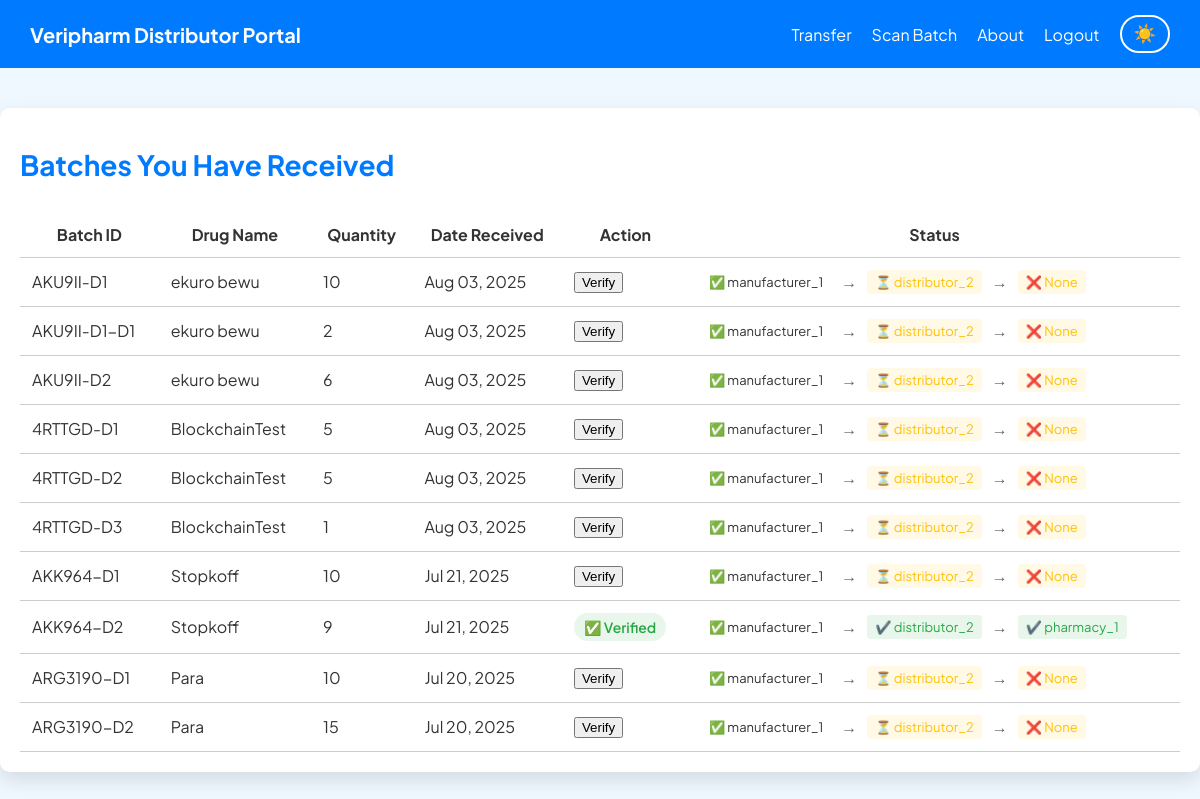
The page /distributor/dashboard/ (signed in) on the database as committed earlier.
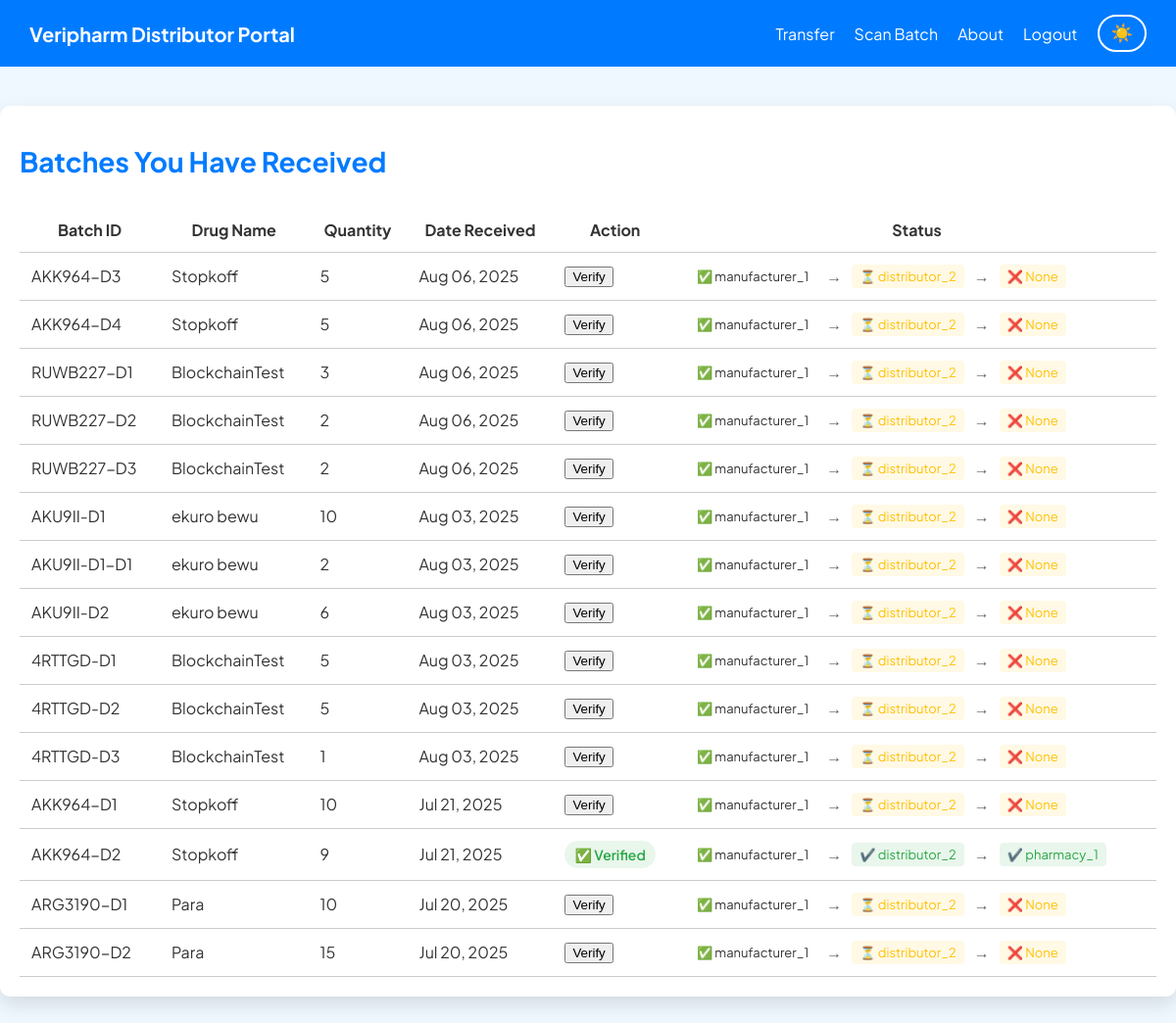
The same page on the database as committed later.
### manufacturer/models.py (models this page shows, shortened)
class BatchDistribution(models.Model):
    batch = models.ForeignKey(Batch, on_delete=models.CASCADE)
    distributor = models.ForeignKey(settings.AUTH_USER_MODEL, on_delete=models.CASCADE, limit_choices_to={'role': 'distributor'})
    quantity_sent = models.IntegerField()
    distribution_date = models.DateField(auto_now_add=True)
    verified = models.BooleanField(default=False)

class Batch(models.Model):
    batch_id = models.CharField(max_length=100)
    drug_name = models.CharField(max_length=100)
    drug_category = models.CharField(max_length = 100, default = "unknown")
    manufacturer = models.ForeignKey(settings.AUTH_USER_MODEL, on_delete=models.CASCADE)
    description = models.TextField(max_length=100)
    quantity = models.IntegerField(default=0)
    quantity_left = models.IntegerField(blank=True, null=True)
    manufacture_date = models.DateField()
    expiry_date = models.DateField()
    batch_qr_code = models.ImageField(upload_to='batch_codes/', blank=True, null=True)
    batch_qr_code_string = models.CharField(max_length=255,unique=True)
    parent_batch = models.ForeignKey('self', null=True, blank=True, on_delete=models.SET_NULL, related_name='sub_batches')

### accounts/models.py (models this page shows, shortened)
class CustomUser(AbstractBaseUser, PermissionsMixin):
    ROLE_CHOICES = [
        ('consumer', 'Consumer'),
        ('manufacturer', 'Manufacturer'),
        ('distributor', 'Distributor'),
        ('pharmacist', 'Pharmacist'),
        ('admin', 'Admin'),
    ]
    username = models.CharField(max_length=150, unique=True)
    full_name = models.CharField(max_length=100)
    role = models.CharField(max_length=20, choices=ROLE_CHOICES, default='consumer')
    is_active = models.BooleanField(default=True)
    is_staff = models.BooleanField(default=False)
    date_joined = models.DateTimeField(default=timezone.now)
    objects = CustomUserManager()
    USERNAME_FIELD = 'username'
    REQUIRED_FIELDS = ['full_name', 'role']

### distributor/models.py (models this page shows, shortened)
class PharmacyDistribution(models.Model):
    batch = models.ForeignKey(Batch, on_delete=models.CASCADE)
    distributor = models.ForeignKey(settings.AUTH_USER_MODEL, on_delete=models.CASCADE, limit_choices_to={'role': 'distributor'})
    pharmacy = models.ForeignKey(settings.AUTH_USER_MODEL, on_delete=models.CASCADE, related_name='pharmacy_distributions', limit_choices_to={'role': 'pharmacist'})
    quantity_sent = models.PositiveIntegerField()
    sent_date = models.DateTimeField(auto_now_add=True)
    verified = models.BooleanField(default=False)

### distributor/views.py (the view)
# urls.py: path('dashboard/', views.distributor_dashboard, name='dashboard'),
@login_required
@distributor_required
def distributor_dashboard(request):
    distributions = BatchDistribution.objects.filter(distributor=request.user).order_by('-distribution_date')
    pharmacy_map = {
        pd.batch.id: pd for pd in PharmacyDistribution.objects.filter(distributor=request.user).select_related('pharmacy')
    }
    context = {
        'distributions': distributions,
        'pharmacy_map': pharmacy_map,
    }
    return render(request, 'distributor/dashboard.html', context)

### distributor/templatetags/custom_filters.py (called while the page is built)
@register.filter
def dict_get(d, key):
    return d.get(key)

### distributor/templates/distributor/dashboard.html (shortened to what this page needs)
{% load custom_filters %}
<!DOCTYPE html>
<html lang="en">
<head>
</head>
<body>
  <header>
    <div class="header-title">Veripharm Distributor Portal</div>
    <nav class="header-controls" aria-label="Main navigation">
      <a href="{% url 'distributor:pass_to_pharmacy' %}" class="header-link">Transfer</a>
      <a href="{% url 'distributor:scan_camera' %}" class="header-link scan-btn" aria-label="Scan new batch">Scan Batch</a>
      <a href="{% url 'distributor:about' %}" class="header-link">About</a>
      <a href="{% url 'logout' %}" class="header-link">Logout</a>
      <button class="theme-toggle" onclick="toggleTheme()" aria-label="Toggle theme">☀️</button>
    </nav>
  </header>
  <main class="container">
    <h1>Batches You Have Received</h1>
    {% if distributions %}
    <div class="table-responsive">
      <table class="batch-table">
        <thead>
          <tr>
            <th>Batch ID</th>
            <th>Drug Name</th>
            <th>Quantity</th>
            <th>Date Received</th>
            <th>Action</th>
            <th>Status</th>
          </tr>
        </thead>
        <tbody>
          {% for dist in distributions %}
          <tr>
            <td>{{ dist.batch.batch_id }}</td>
            <td>{{ dist.batch.drug_name }}</td>
            <td>{{ dist.quantity_sent }}</td>
            <td>{{ dist.distribution_date|date:"M d, Y" }}</td>
            <td>
              {% if dist.verified %}
              <span class="status-badge verified" aria-label="Verified batch">✅ Verified</span>
              {% else %}
              <form method="post" action="{% url 'distributor:scan_camera' %}" class="verify-form">
                <button type="submit" class="verify-btn">Verify</button>
              </form>
              {% endif %}
            </td>
            <td>
              <div class="timeline">
                <span class="step manufacturer">✅ {{ dist.batch.manufacturer.username }}</span>
                <span class="arrow">→</span>
                <span class="step {% if dist.verified %}verified{% else %}pending{% endif %}">
                  {% if dist.verified %}✔️{% else %}⏳{% endif %} {{ dist.distributor.username }}
                </span>
                <span class="arrow">→</span>
                {% with pharmacy=pharmacy_map|default_if_none:''|dict_get:dist.batch.id %}
                <span class="step {% if pharmacy and pharmacy.verified %}verified{% else %}pending{% endif %}">
                  {% if pharmacy %}
                    {% if pharmacy.verified %}✔️ {{ pharmacy.pharmacy.username }}{% else %}⏳ {{ pharmacy.pharmacy.username }}{% endif %}
                  {% else %}❌ None{% endif %}
                </span>
                {% endwith %}
              </div>
            </td>
          </tr>
          {% endfor %}
        </tbody>
      </table>
    </div>
    {% else %}
    <div class="empty-state" role="status">You haven't received any batches yet.</div>
    {% endif %}
  </main>
</body>
</html>

### distributor/templates/distributor/dashboard.html (style rules this page uses)
:root { --primary-blue: #007BFF; --light-bg: #f0f8ff; --white: #ffffff; --gray: #666; --font: 'Plus Jakarta Sans', sans-serif; --success-green: #28a745; --warning-yellow: #ffc107; }
body { margin: 0; font-family: var(--font); background: var(--light-bg); color: #333; transition: background 0.5s, color 0.5s; position: relative; }
header { background: var(--primary-blue); color: white; padding: 15px 30px; display: flex; flex-wrap: wrap; justify-content: space-between; align-items: center; }
.header-title { font-size: 20px; font-weight: 700; }
.header-controls { display: flex; align-items: center; gap: 20px; flex-wrap: wrap; }
.header-link { color: white; text-decoration: none; font-size: 16px; position: relative; }
.header-link::after { content: ''; position: absolute; width: 0; height: 2px; bottom: -4px; left: 0; background-color: white; transition: width 0.3s ease; }
.theme-toggle { background: none; border: 2px solid white; color: white; border-radius: 20px; padding: 6px 12px; cursor: pointer; font-size: 18px; }
.container { max-width: 1200px; margin: 40px auto; padding: 20px; background: var(--white); border-radius: 10px; box-shadow: 0 8px 20px rgba(0,0,0,0.12); }
h1 { color: var(--primary-blue); margin-bottom: 30px; font-size: 28px; }
table.batch-table { width: 100%; border-collapse: collapse; }
table.batch-table th, table.batch-table td { padding: 12px; border-bottom: 1px solid #ccc; }
.status-badge { display: inline-block; padding: 5px 10px; border-radius: 20px; font-size: 14px; font-weight: 600; }
.verified { background-color: rgba(40,167,69,0.1); color: var(--success-green); }
.pending { background-color: rgba(255,193,7,0.1); color: var(--warning-yellow); }
.step { padding: 4px 8px; border-radius: 4px; font-size: 13px; }
.arrow { color: var(--gray); }
.timeline { display: flex; gap: 10px; align-items: center; }

Rows that differ between the two databases and show on the page:
added BatchDistribution: batch.batch_id "AKK964-D3", batch.drug_name "Stopkoff", quantity_sent "5", distribution_date "Aug 06, 2025", verified "Verify", batch.manufacturer.username "manufacturer_1", distributor.username "distributor_2", shows "❌ None"
added BatchDistribution: batch.batch_id "AKK964-D4", batch.drug_name "Stopkoff", quantity_sent "5", distribution_date "Aug 06, 2025", verified "Verify", batch.manufacturer.username "manufacturer_1", distributor.username "distributor_2", shows "❌ None"
added BatchDistribution: batch.batch_id "RUWB227-D1", batch.drug_name "BlockchainTest", quantity_sent "3", distribution_date "Aug 06, 2025", verified "Verify", batch.manufacturer.username "manufacturer_1", distributor.username "distributor_2", shows "❌ None"
added BatchDistribution: batch.batch_id "RUWB227-D2", batch.drug_name "BlockchainTest", quantity_sent "2", distribution_date "Aug 06, 2025", verified "Verify", batch.manufacturer.username "manufacturer_1", distributor.username "distributor_2", shows "❌ None"
added BatchDistribution: batch.batch_id "RUWB227-D3", batch.drug_name "BlockchainTest", quantity_sent "2", distribution_date "Aug 06, 2025", verified "Verify", batch.manufacturer.username "manufacturer_1", distributor.username "distributor_2", shows "❌ None"
